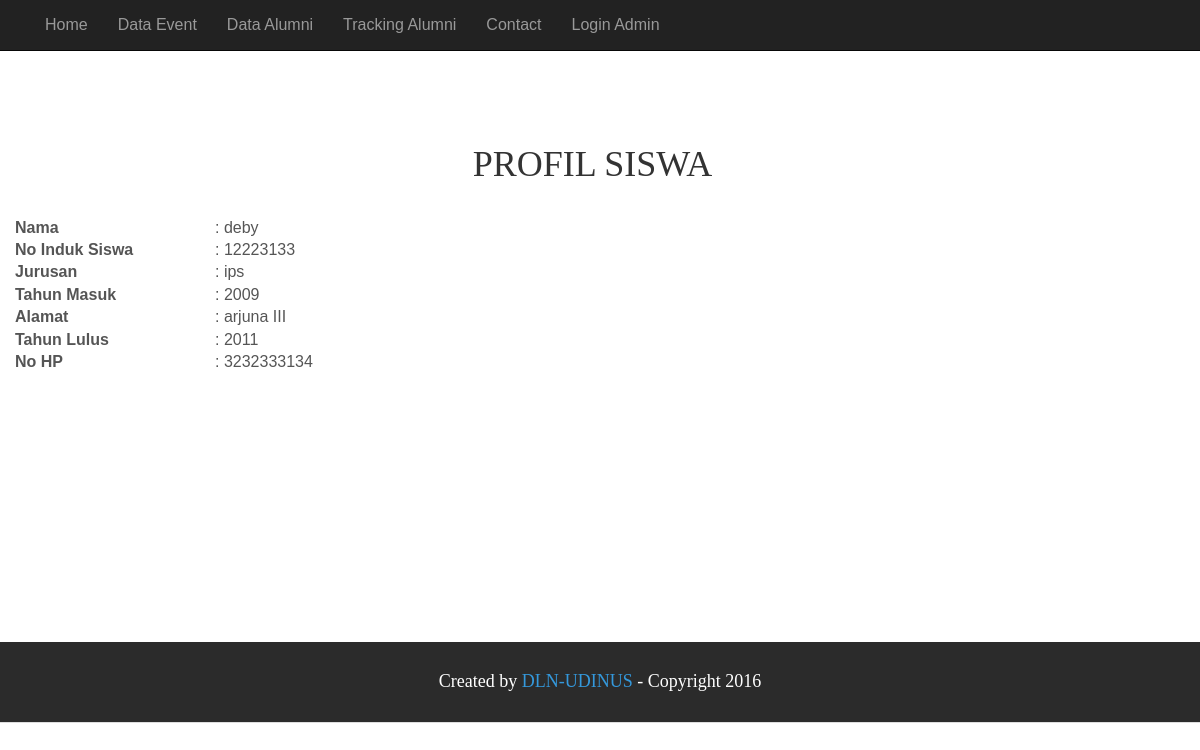
Page /detailalumni.php?nim=12223133 on the committed database.
### tables this page shows
CREATE TABLE IF NOT EXISTS `input_alumni` (
  `no_induk` varchar(50) NOT NULL,
  `nama` varchar(50) NOT NULL,
  `alamat` varchar(50) NOT NULL,
  `thn_masuk` int(10) NOT NULL,
  `jurusan` varchar(10) NOT NULL,
  `thn_lulus` int(10) NOT NULL,
  `no_hp` varchar(20) NOT NULL,
  PRIMARY KEY (`no_induk`)
);

### detailalumni.php (the view, shortened to what this page needs)
<?php
require_once 'koneksi.php';
$sql = "SELECT * FROM input_alumni WHERE no_induk=:nim";
$query = $conn->prepare($sql);
$query->execute([':nim'=>$_GET['nim']]);
$row = $query->fetch(PDO::FETCH_ASSOC);
include 'header1.php'; ?>
		<div class="container" id="detailalumni" name="detailalumni">
		<br>
			<div class="row white">
			<br>
			<br>
		<table class="zebra-table">
			<br>
			<h1 class="centered">PROFIL SISWA</H1>
			<br>
			<tbody>
					<th width="200">Nama</th>
					<td>: <?= $row['nama'] ?></td>
				<tr>
					<th width="200">No Induk Siswa</th>
					<td>: <?= $row['no_induk'] ?></td>
				</tr>
				<tr>
					<th width="200">Jurusan</th>
					<td>: <?= $row['jurusan'] ?></td>
				</tr>
				<tr>
					<th width="200">Tahun Masuk</th>
					<td>: <?= $row['thn_masuk'] ?></td>
				</tr>
				<tr>
					<th width="200">Alamat</th>
					<td>: <?= $row['alamat'] ?></td>
				</tr>
				<tr>
					<th width="200">Tahun Lulus</th>
					<td>: <?= $row['thn_lulus'] ?></td>
				</tr>
				<tr>
					<th width="200">No HP</th>
					<td>: <?= $row['no_hp'] ?></td>
				</tr>
			</tbody>
		</table>
			</div>
				<br>
				<br>
				<br>
				<br>
				<br>
				<br>
				<br>
				<br>
				<br>
				<br>
				<br>
				<br>
		</div>
<?php include 'footer.php'; ?>

### assets/css/main.css (style rules this page uses)
html, button, input, select, textarea { color: #222; }
body { font-size: 1em; line-height: 1.4; }
html, body { height: 100%; }
body { font-family: "Lato"; font-weight: 300; font-size: 16px; color: #555; -webkit-font-smoothing: antialiased; -webkit-overflow-scrolling: touch; }
.row { margin-right: 0px; margin-left: -15px; }
h1, h2, h3, h4, h5, h6 { font-family: "Raleway"; font-weight: 300; color: #333; }
.centered { text-align: center; }
.white h1 { padding-top: 35px; }

### header1.php (style rules this page uses)
body { font-family: Arial !important; }

### rows in the picture
input_alumni: nama "deby", no_induk "12223133", jurusan "ips", thn_masuk "2009", alamat "arjuna III", thn_lulus "2011", no_hp "3232333134"
